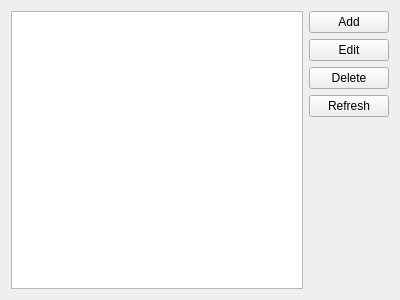
<?xml version="1.0" encoding="UTF-8"?>
<ui version="4.0">
 <class>FileSeletor</class>
 <widget class="QWidget" name="FileSeletor">
  <property name="geometry">
   <rect>
    <x>0</x>
    <y>0</y>
    <width>400</width>
    <height>300</height>
   </rect>
  </property>
  <property name="windowTitle">
   <string>Please select a file to edit</string>
  </property>
  <layout class="QHBoxLayout" name="horizontalLayout_2">
   <item>
    <layout class="QHBoxLayout" name="horizontalLayout">
     <item>
      <widget class="QListWidget" name="listWidget"/>
     </item>
     <item>
      <layout class="QVBoxLayout" name="verticalLayout">
       <item>
        <widget class="QPushButton" name="addButton">
         <property name="text">
          <string>Add</string>
         </property>
         <property name="icon">
          <iconset theme="list-add">
           <normaloff/>
          </iconset>
         </property>
        </widget>
       </item>
       <item>
        <widget class="QPushButton" name="editButton">
         <property name="text">
          <string>Edit</string>
         </property>
         <property name="icon">
          <iconset theme="document-edit">
           <normaloff/>
          </iconset>
         </property>
        </widget>
       </item>
       <item>
        <widget class="QPushButton" name="deleteButton">
         <property name="text">
          <string>Delete</string>
         </property>
         <property name="icon">
          <iconset theme="list-remove">
           <normaloff/>
          </iconset>
         </property>
        </widget>
       </item>
       <item>
        <widget class="QPushButton" name="refreshButton">
         <property name="text">
          <string>Refresh</string>
         </property>
         <property name="icon">
          <iconset theme="view-refresh"/>
         </property>
        </widget>
       </item>
       <item>
        <spacer name="verticalSpacer">
         <property name="orientation">
          <enum>Qt::Vertical</enum>
         </property>
         <property name="sizeHint" stdset="0">
          <size>
           <width>20</width>
           <height>40</height>
          </size>
         </property>
        </spacer>
       </item>
      </layout>
     </item>
    </layout>
   </item>
  </layout>
 </widget>
 <resources/>
 <connections/>
</ui>
